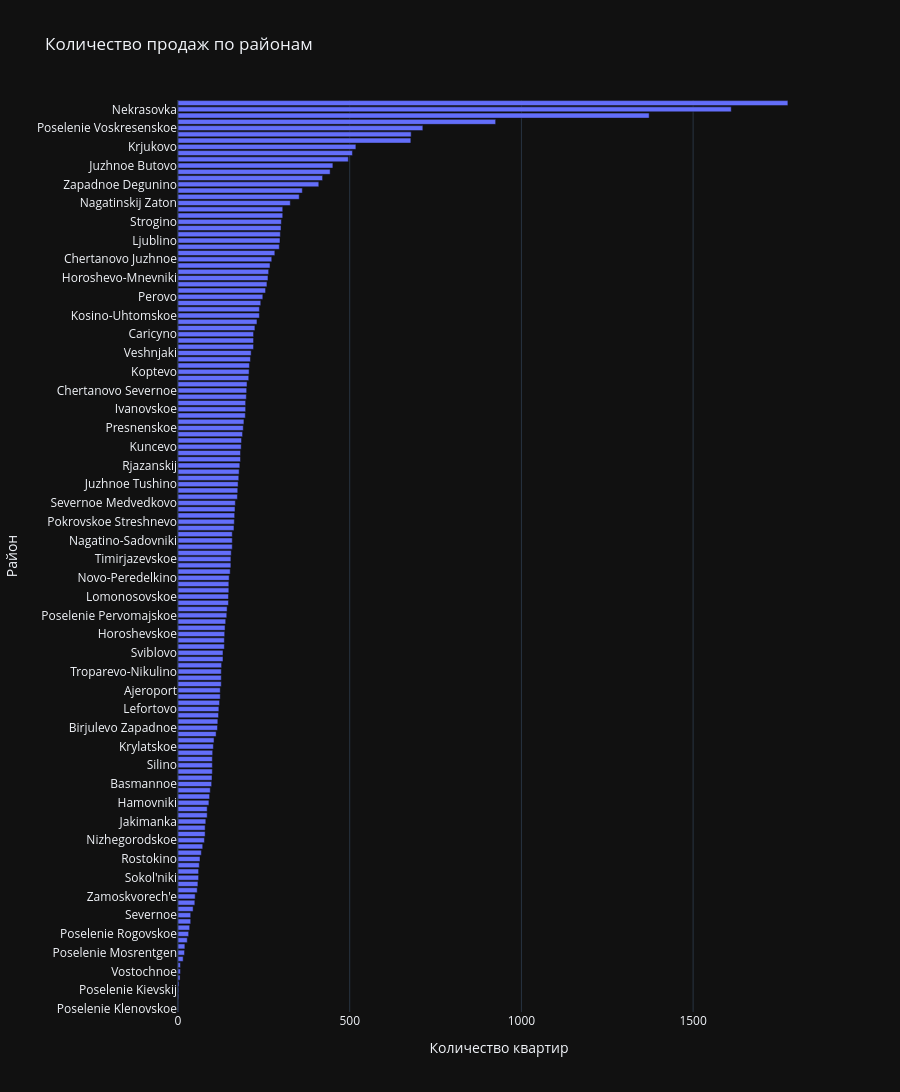

Notebook code cell kept with this figure:
### Markdown cell above
3. Визуализируйте количество проданных квартир в разных районах

### Code cell
counts = df['sub_area'].value_counts().sort_values()

px.bar(
    x=counts, y=counts.index, orientation='h',
    height=20 * len(counts),
    title='Количество продаж по районам',
    labels={'x': 'Количество квартир', 'y': 'Район'},
).show()

### Figure 1 — Plotly figure (JSON) as saved in the notebook; plotly's stock layout.template omitted (floating-point values rounded to 4 significant figures; data arrays with more than 128 entries replaced by an {"elided": "..."} marker saying what was removed)
{"data": [{"hovertemplate": "Количество квартир=%{x}<br>Район=%{y}<extra></extra>", "legendgroup": "", "marker": {"color": "#636efa", "pattern": {"shape": ""}}, "name": "", "orientation": "h", "showlegend": false, "textposition": "auto", "x": {"elided": "146 int values"}, "xaxis": "x", "y": {"elided": "146 str values"}, "yaxis": "y", "type": "bar"}], "layout": {"xaxis": {"anchor": "y", "domain": [0.0, 1.0], "title": {"text": "Количество квартир"}}, "yaxis": {"anchor": "x", "domain": [0.0, 1.0], "title": {"text": "Район"}}, "legend": {"tracegroupgap": 0}, "title": {"text": "Количество продаж по районам"}, "barmode": "relative", "height": 2920}}
